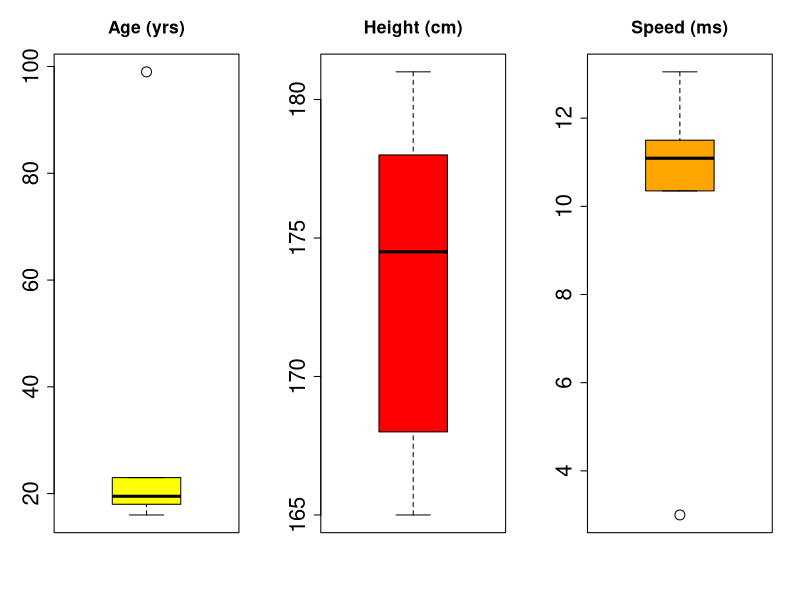
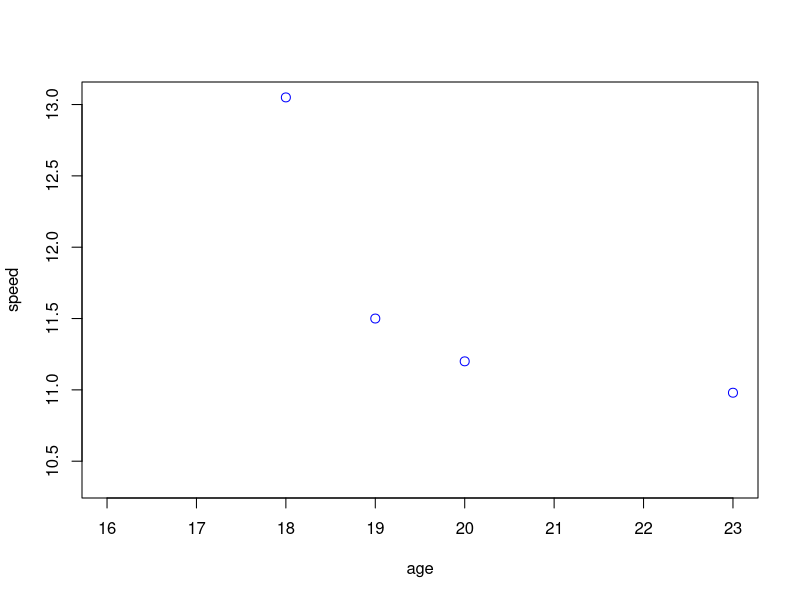

These figures' R source, in order:
## ---- chunk 1
df<-data.frame(subject=as.factor(c("Pierre","Anne","Joyce","Peter","Alan","Camille")), age=as.numeric(c(20, 16, 19, 99, 23, 18)), sex=as.factor(c("M","F","F","M",NA,"F")), height=as.numeric(c(172, 181, 165, 168, 177, 178)), speed=as.numeric(c(11.20,3.00,11.50,10.35,10.98,13.05)))
## ---- chunk 2
df
## ---- chunk 3
dim(df)
## ---- chunk 4
head(df, 4)
## ---- chunk 5
str(df)
## ---- chunk 6
summary(df)
## ---- chunk 7
is.na(df)
## ---- chunk 8
which(is.na(df), arr.ind=T)
## ---- chunk 9
par(mfrow=c(1,3))
boxplot(df$age, main="Age (yrs)", cex.lab=2.0, cex.axis=2.0, cex.main=1.6, cex=2.0, col="yellow")
boxplot(df$height, main="Height (cm)", cex.lab=2.0, cex.axis=2.0, cex.main=1.6, cex=2.0, col="red")
boxplot(df$speed, main="Speed (ms)", cex.lab=2.0, cex.axis=2.0, cex.main=1.6, cex=2.0, col="orange")
## ---- chunk 10
mean(df$age)
## ---- chunk 11
df$age>40
## ---- chunk 12
df$age[df$age>40]<-NA
## ---- chunk 13
mean(df$age, na.rm=TRUE)
## ---- chunk 14
aggregate(age ~ sex, data=df, FUN=mean, na.rm=TRUE)
## ---- chunk 15
df[2,5]<-NA
## ---- chunk 16
par(mfrow=c(1,1))
plot(speed ~ age, data=df, col="blue", pch=1, cex=1.2)
## ---- chunk 17
df$speed[df$speed==3.00]<-NA
## ---- chunk 18
df[2,5]<-NA
## ---- chunk 19
is.na(df$speed)
## ---- chunk 20
df<-data.frame(subject=as.factor(c("Pierre","Anne","Joyce","Peter","Alan","Camille", "Pierre")), age=as.numeric(c(20, 16, 19, 99, 23, 18, 20)), sex=as.factor(c("M","F","F","M",NA,"F", "M")), height=as.numeric(c(172, 181, 165, 168, 177, 178, 172)), speed=as.numeric(c(11.20,3.00,11.50,10.35,10.98,13.05, 11.20)))
## ---- chunk 21
table(df$subject)
## ---- chunk 22
summary(df)
